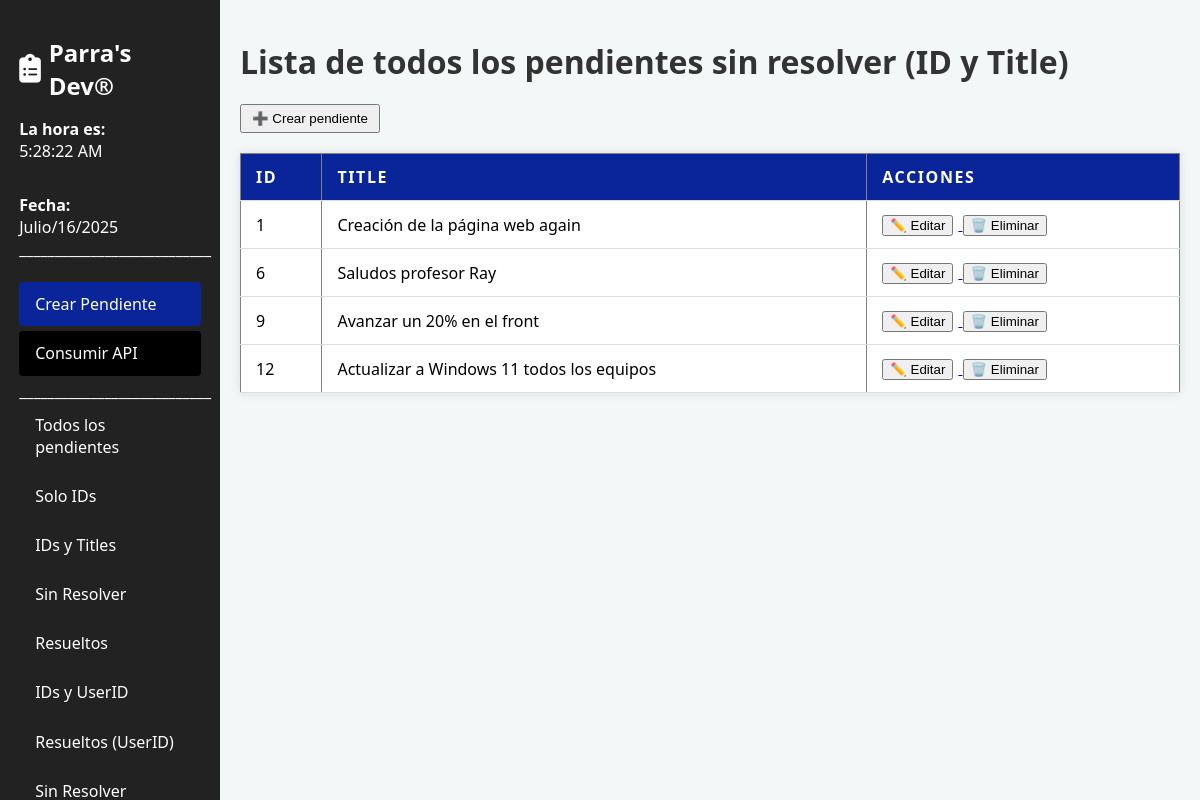
The page /sin_resolver/ on the database its author committed.
### pendientes/models.py (models this page shows, shortened)
class Pendiente(models.Model):
    userId = models.IntegerField()
    title = models.CharField(max_length=200)
    completed = models.BooleanField(default=False)

### pendientes/views.py (the view)
# urls.py: path('sin_resolver/', views.lista_sin_resolver, name='sin_resolver'),
def lista_sin_resolver(request):
    pendientes = Pendiente.objects.filter(completed=False).values('id', 'title')
    return render(request, 'pendientes/sin_resolver.html', {'pendientes': pendientes})

### pendientes/templates/pendientes/sin_resolver.html
{% extends 'pendientes/base.html' %}
{% block content %}
<h1>Lista de todos los pendientes sin resolver (ID y Title)</h1>
<div style="margin-bottom: 15px;">
    <a href="{% url 'crear_pendiente' %}">
        <button style="padding: 5px 10px;">➕ Crear pendiente</button>
    </a>
</div>
<table border="1" cellspacing="0" cellpadding="5">
    <thead>
        <tr>
            <th>ID</th>
            <th>Title</th>
            <th>Acciones</th>
        </tr>
    </thead>
    <tbody>
        {% for pendiente in pendientes %}
        <tr>
            <td>{{ pendiente.id }}</td>
            <td>{{ pendiente.title }}</td>
            <td>
                <a href="{% url 'editar_pendiente' pendiente.id %}">
                    <button style="margin-right: 5px;">✏️ Editar</button>
                </a>
                <a href="{% url 'eliminar_pendiente' pendiente.id %}">
                    <button style="margin-right: 5px;">🗑️ Eliminar</button>
                </a>
            </td>
        </tr>
        {% empty %}
        <tr><td colspan="3">No hay pendientes sin resolver.</td></tr>
        {% endfor %}
    </tbody>
</table>
{% endblock %}

### pendientes/static/pendientes/css/sidebar.css (style rules this page uses)
body { margin: 0; font-family: Arial, sans-serif; display: flex; }

### pendientes/static/pendientes/css/styles.css (style rules this page uses)
body { font-family: 'Segoe UI', Tahoma, Geneva, Verdana, sans-serif; background-color: #f4f7f8; margin: 0; padding: 0; }
table { width: 100%; border-collapse: collapse; margin-top: 20px; background-color: white; box-shadow: 0 0 10px rgba(0,0,0,0.1); }
th, td { padding: 12px 15px; text-align: left; border-bottom: 1px solid #ddd; }
th { background-color: #0a2499; color: white; text-transform: uppercase; letter-spacing: 0.1em; }
h1 { color: #333; margin-top: 20px; }

### rows shown on the page
Pendiente: id "1", title "Creación de la página web again"
Pendiente: id "6", title "Saludos profesor Ray"
Pendiente: id "9", title "Avanzar un 20% en el front"
Pendiente: id "12", title "Actualizar a Windows 11 todos los equipos"
